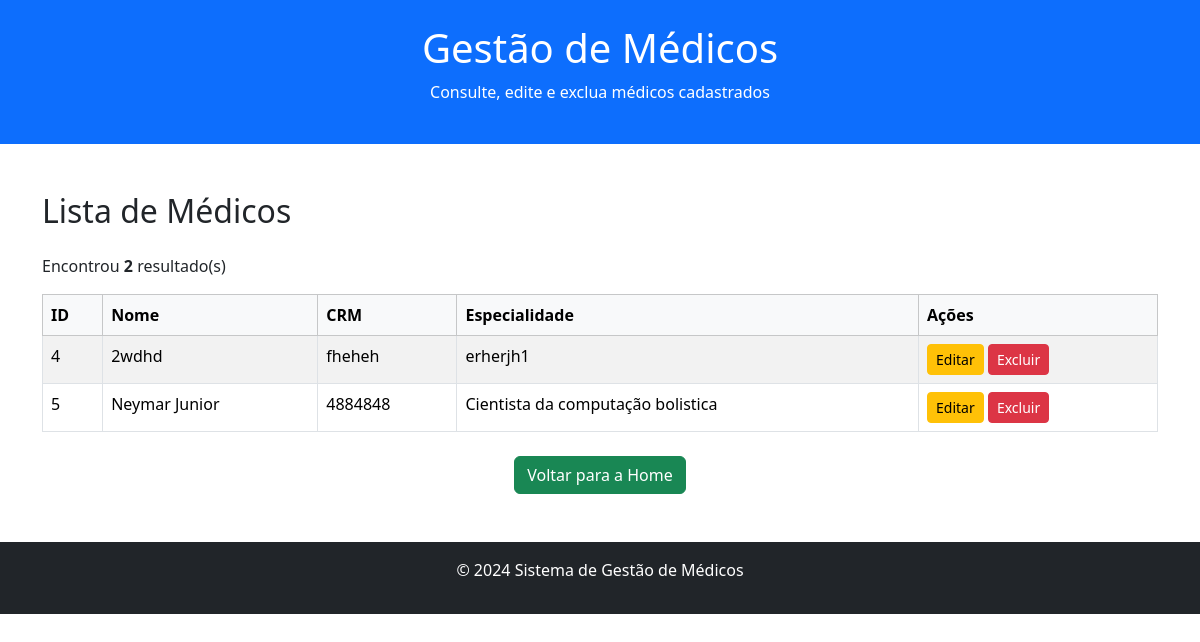
Page /listar-medico.php on the committed database.
### tables this page shows
CREATE TABLE `medico` (
  `id_medico` int(11) NOT NULL,
  `nome_medico` varchar(255) NOT NULL,
  `crm_medico` varchar(20) NOT NULL,
  `especialidade_medico` varchar(100) NOT NULL
);

### listar-medico.php (the view, shortened to what this page needs)
<?php include_once("config.php"); ?>
<!DOCTYPE html>
<html lang="pt-br">
<head>
    <link href="https://cdn.jsdelivr.net/npm/bootstrap@5.3.3/dist/css/bootstrap.min.css" rel="stylesheet">
</head>
<body>
    <header class="bg-primary text-white text-center py-4">
        <h1>Gestão de Médicos</h1>
        <p>Consulte, edite e exclua médicos cadastrados</p>
    </header>
    <div class="container my-5">
        <h2 class="mb-4">Lista de Médicos</h2>
        <?php
        $sql = "SELECT * FROM medico ORDER BY nome_medico";
        $res = $conn->query($sql);
        $qtd = $res->num_rows;
        if ($qtd > 0) {
            echo "<p>Encontrou <strong>$qtd</strong> resultado(s)</p>";
            echo "<table class='table table-striped table-bordered table-hover'>
                    <thead class='table-light'>
                        <tr>
                            <th>ID</th>
                            <th>Nome</th>
                            <th>CRM</th>
                            <th>Especialidade</th>
                            <th>Ações</th>
                        </tr>
                    </thead>
                    <tbody>";
            while ($row = $res->fetch_object()) {
                echo "<tr>";
                echo "<td>" . $row->id_medico . "</td>";
                echo "<td>" . $row->nome_medico . "</td>";
                echo "<td>" . $row->crm_medico . "</td>";
                echo "<td>" . $row->especialidade_medico . "</td>";
                echo "<td>
                        <a href='editar-medico.php?id=" . $row->id_medico . "' class='btn btn-warning btn-sm'>Editar</a>
                        <a href='salvar-medico.php?acao=excluir&id=" . $row->id_medico . "' class='btn btn-danger btn-sm' onclick=\"return confirm('Tem certeza que deseja excluir este médico?');\">Excluir</a>
                      </td>";
                echo "</tr>";
            }
            echo "</tbody></table>";
        } else {
            echo "<p class='alert alert-warning'>Não foram encontrados médicos cadastrados.</p>";
        }
        ?>
        <div class="d-flex justify-content-center mt-4">
            <a href="index.php" class="btn btn-success">Voltar para a Home</a>
        </div>
    </div>
    <footer class="bg-dark text-white text-center py-3">
        <p>&copy; 2024 Sistema de Gestão de Médicos</p>
    </footer>
</body>
</html>

### rows in the picture
medico: id_medico "4", nome_medico "2wdhd", crm_medico "fheheh", especialidade_medico "erherjh1"
medico: id_medico "5", nome_medico "Neymar Junior", crm_medico "4884848", especialidade_medico "Cientista da computação bolistica"

### other values in the picture
$qtd "2"
